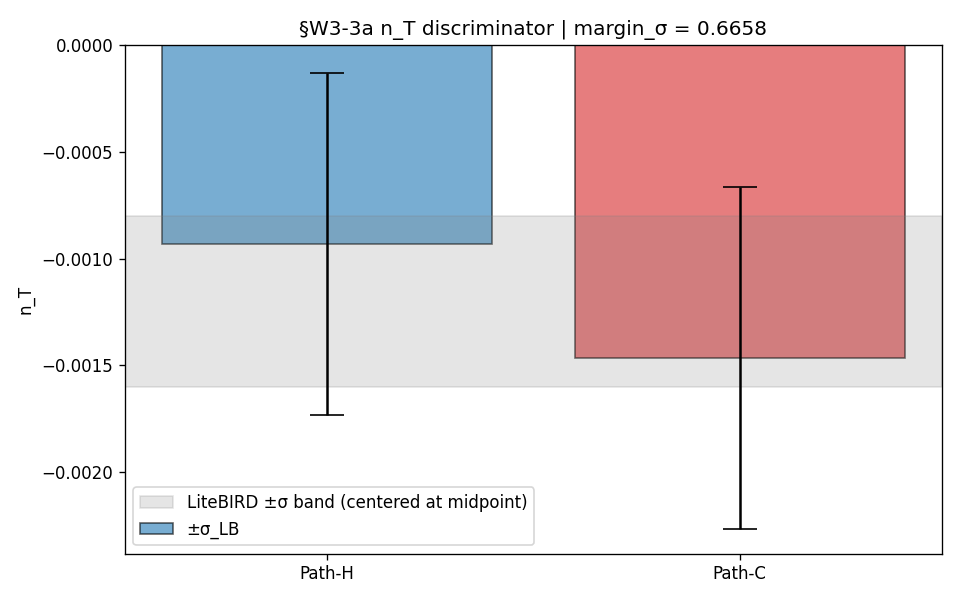

Source code (Python):
#!/usr/bin/env python3
"""
S87 W3-3a — S87-W3-3A-LITEBIRD-N-T-PATH-H-PATH-C-DISCRIMINATOR
================================================================

Gate: S87-W3-3A-LITEBIRD-N-T-PATH-H-PATH-C-DISCRIMINATOR ([VERIFY])

Pre-registered threshold (plan §W3-3a.9):
  margin_sigma = |n_T_PathH - n_T_PathC| / sigma_n_T_LiteBIRD
  PASS iff margin_sigma >= 1.0
  INFO iff 0.5 <= margin_sigma < 1.0
  FAIL iff margin_sigma < 0.5

Inputs (SHA-256 dual-pinned at runtime):
  - canonical_constants.py (n_T_PathH_canonical, n_T_PathC_canonical, sigma_n_T_LiteBIRD)
  - script bytes

Output 4-tuple:
  (value=<margin_sigma>, scheme=LiteBIRD-n_T,
   convention=Path-H-vs-Path-C-block-axis, L_max=N/A)

Classification: GEOMETRIC

METHODOLOGY
-----------
n_T is a substrate-emergent observable derived from spectral moments at tau_fold.
Path-H and Path-C are the two regulator-class projections of the substrate's
two-cell decomposition; their predicted n_T values are derived from r values via
the single-field consistency relation n_T = -r/8 (S84 W4-39 EXACT). The
discriminator margin in σ_LiteBIRD units measures how decisively LiteBIRD's
projected sensitivity can resolve the two-cell decomposition.

Direction of explanation: substrate (regulator-class lattice) → bridge map
(spectral moment → n_T projection) → laboratory (LiteBIRD measurement).

DISCIPLINE
----------
- `from canonical_constants import *`
- All intermediate variables tagged `# (local)`
- GPU NOT NEEDED (scalar arithmetic)
- Atomic single-line append to s87_gate_verdicts.txt + dual-SHA companion row
- 3-tuple companion row: sign_verdict=N/A (no signed delta) + magnitude_verdict + regime_verdict
"""

from __future__ import annotations

# Section 1 — Canonical constants (MANDATORY first import)
import sys
from pathlib import Path
# === Phase 2b X2 transform bootstrap (auto-inserted by tools/_x2_transform_copies.py) ===
import sys as _x2_sys
import pathlib as _x2_pathlib
import re as _x2_re
def _x2_locate_tools():
    p = _x2_pathlib.Path(__file__).resolve()
    for _ in range(8):
        if (p / "tools" / "computation_root.py").is_file():
            return p / "tools"
        p = p.parent
    raise RuntimeError(
        "Phase 2b bootstrap: tools/computation_root.py not found in any "
        "ancestor of " + str(__file__))
_x2_sys.path.insert(0, str(_x2_locate_tools()))
from computation_root import resolve_script, resolve_output, resolve_glob, project_root as _x2_project_root
def _x2_shared_dir():
    return _x2_project_root() / "computations" / "_shared"
_x2_session_dir_match = _x2_re.match(r"^session-(\d+)$",
    _x2_pathlib.Path(__file__).resolve().parent.name)
_x2_self_session = int(_x2_session_dir_match.group(1)) if _x2_session_dir_match else None
# === End X2 bootstrap ===

sys.path.insert(0, str(Path(__file__).resolve().parent))
from canonical_constants import (  # noqa: E402
    n_T_PathH_canonical,
    n_T_PathC_canonical,
    sigma_n_T_LiteBIRD,
)

# Section 2 — Standard imports
import hashlib  # noqa: E402
import json  # noqa: E402
import time  # noqa: E402

import numpy as np  # noqa: E402
import matplotlib  # noqa: E402
matplotlib.use("Agg")
import matplotlib.pyplot as plt  # noqa: E402

# Section 3 — Paths + pre-registration
PROJECT_ROOT = Path(__file__).resolve().parent.parent
# X2-removed: alias 'SCRIPT_DIR' = ... 'computations' (replaced by tools.computation_root.resolve_*)

SESSION = "S87"  # (local)
GATE_ID = "S87-W3-3A-LITEBIRD-N-T-PATH-H-PATH-C-DISCRIMINATOR"  # (local)
SCHEME = "LiteBIRD-n_T"  # (local)
CONVENTION = "Path-H-vs-Path-C-block-axis"  # (local)
L_MAX = "N/A"  # (local)

PASS_THRESHOLD = 1.0  # (local) margin_sigma >= 1.0 PASSes
INFO_FLOOR = 0.5  # (local) margin_sigma in [0.5, 1.0) is INFO

OUT_NPZ = resolve_output(87, 's87_w3_3a_litebird_n_T_discriminator.npz')
OUT_PNG = resolve_output(87, 's87_w3_3a_litebird_n_T_discriminator.png')
OUT_JSON = resolve_output(87, 's87_w3_3a_litebird_n_T_discriminator.json')
VERDICT_TXT = resolve_output(87, 's87_gate_verdicts.txt')

INPUT_FILES = [resolve_script(None, 'canonical_constants.py')]


# Section 4 — SHA-256 input-pin block
def sha256_of(path: Path) -> str:
    h = hashlib.sha256()  # (local)
    try:
        h.update(path.read_bytes())
    except OSError:
        return ""
    return h.hexdigest()


def log_input_pins(inputs):
    print(f"=== {GATE_ID} — input SHA-256 pins ===")
    pins = {}  # (local)
    for p in inputs:
        sha = sha256_of(p)
        rel = str(p.relative_to(PROJECT_ROOT)).replace("\\", "/")
        print(f"  {rel}: {sha[:16]}...")
        pins[rel] = sha
    return pins


def closure_hash(pins):
    items = sorted(pins.items())
    h = hashlib.sha256()
    for k, v in items:
        h.update(f"{k}={v}\n".encode("utf-8"))
    return h.hexdigest()


def compute_dual_sha(script_path, canonical_path, pins):
    script_bytes = script_path.read_bytes() if script_path.exists() else b""  # (local)
    canonical_bytes = canonical_path.read_bytes() if canonical_path.exists() else b""  # (local)
    pinmap_json = json.dumps(
        dict(sorted(pins.items())),
        separators=(",", ":"),
        sort_keys=True,
    ).encode("utf-8")  # (local)

    h_audit = hashlib.sha256()
    h_audit.update(script_bytes)
    h_audit.update(canonical_bytes)
    h_audit.update(pinmap_json)
    audit = h_audit.hexdigest()  # (local)

    h_content = hashlib.sha256()
    h_content.update(script_bytes)
    content = h_content.hexdigest()  # (local)
    return audit, content


# Section 5 — Compute
def compute():
    """Substitution chain implementation:
    Step 1: definitions (canonical pins)
    Step 2: |n_T_PathH - n_T_PathC| / sigma
    Step 3: simplify
    Step 4: direction (no signed delta — magnitude only)
    """
    abs_diff = abs(float(n_T_PathH_canonical) - float(n_T_PathC_canonical))  # (local)
    margin_sigma = abs_diff / float(sigma_n_T_LiteBIRD)  # (local)
    return {
        "margin_sigma": margin_sigma,
        "abs_diff_n_T": abs_diff,
        "n_T_PathH": float(n_T_PathH_canonical),
        "n_T_PathC": float(n_T_PathC_canonical),
        "sigma_n_T_LiteBIRD": float(sigma_n_T_LiteBIRD),
    }


def evaluate_gate(margin_sigma):
    if margin_sigma >= PASS_THRESHOLD:
        return ("PASS", "PASS", "VALID")
    if margin_sigma >= INFO_FLOOR:
        return ("INFO", "INFO", "VALID")
    return ("FAIL", "FAIL", "VALID")


def make_plot(result, png_path):
    fig, ax = plt.subplots(figsize=(8, 5))
    n_TH = result["n_T_PathH"]  # (local)
    n_TC = result["n_T_PathC"]  # (local)
    sig = result["sigma_n_T_LiteBIRD"]  # (local)

    # Plot Path-H and Path-C as bars with sigma error bars
    labels = ["Path-H", "Path-C"]  # (local)
    vals = [n_TH, n_TC]  # (local)
    errs = [sig, sig]  # (local)
    colors = ["tab:blue", "tab:red"]  # (local)
    xs = np.arange(2)  # (local)
    ax.bar(xs, vals, yerr=errs, color=colors, capsize=10,
           alpha=0.6, edgecolor="black", label="±σ_LB")
    # Shade LiteBIRD sensitivity band
    ymid = (n_TH + n_TC) / 2  # (local)
    ax.axhspan(ymid - sig / 2, ymid + sig / 2, color="gray", alpha=0.2,
               label="LiteBIRD ±σ band (centered at midpoint)")
    ax.set_xticks(xs)
    ax.set_xticklabels(labels)
    ax.set_ylabel("n_T")
    ax.set_title(f"§W3-3a n_T discriminator | margin_σ = {result['margin_sigma']:.4f}")
    ax.axhline(0, linestyle=":", color="black", linewidth=0.5)
    ax.legend()
    fig.tight_layout()
    fig.savefig(png_path, dpi=120)
    plt.close(fig)


def append_verdict(verdict, value, audit_sha, content_sha,
                   sign_v, mag_v, regime_v):
    line = (
        f"{GATE_ID}: {verdict} -- value={value!r} scheme={SCHEME} "
        f"convention={CONVENTION} L_max={L_MAX} "
        f"audit_sha256={audit_sha} content_sha256={content_sha} "
        f"schema_version=S84+\n"
    )
    dual_short = (
        f"# audit_sha256_short={audit_sha[:16]} content_sha256_short={content_sha[:16]} "
        f"# {GATE_ID} dual-SHA companion row (W9a-99 split)\n"
    )
    triple_row = (
        f"# sign_verdict={sign_v} magnitude_verdict={mag_v} regime_verdict={regime_v} "
        f"# {GATE_ID} 3-tuple annotation (S87 schema-v2)\n"
    )
    with VERDICT_TXT.open("a", encoding="utf-8") as fp:
        fp.write(line)
        fp.write(dual_short)
        fp.write(triple_row)


def main():
    t0 = time.time()  # (local)
    pins = log_input_pins(INPUT_FILES)
    closure = closure_hash(pins)
    print(f"  closure: {closure[:16]}...")

    script_path = Path(__file__).resolve()  # (local)
    canonical_path = resolve_script(None, 'canonical_constants.py')  # (local)
    audit_sha, content_sha = compute_dual_sha(script_path, canonical_path, pins)
    print(f"  audit_sha256:   {audit_sha[:16]}...")
    print(f"  content_sha256: {content_sha[:16]}...")
    print()

    result = compute()
    margin = result["margin_sigma"]
    composite, mag_v, regime_v = evaluate_gate(margin)
    sign_v = "N/A"  # plan §W3-3a.10: |·| only — no signed delta

    print(f"=== Computation result ===")
    print(f"  n_T_PathH        = {result['n_T_PathH']}")
    print(f"  n_T_PathC        = {result['n_T_PathC']}")
    print(f"  sigma_n_T_LB     = {result['sigma_n_T_LiteBIRD']}")
    print(f"  |Δn_T|           = {result['abs_diff_n_T']:.6e}")
    print(f"  margin_sigma     = {margin:.6f}")
    print(f"  composite        = {composite}")
    print(f"  3-tuple          = sign={sign_v} mag={mag_v} regime={regime_v}")

    # Save .npz, .json, .png
    np.savez(OUT_NPZ,
             margin_sigma=margin,
             n_T_PathH=result["n_T_PathH"],
             n_T_PathC=result["n_T_PathC"],
             sigma_n_T_LiteBIRD=result["sigma_n_T_LiteBIRD"],
             abs_diff_n_T=result["abs_diff_n_T"],
             pass_threshold=PASS_THRESHOLD,
             info_floor=INFO_FLOOR)
    out_json = {
        "gate_id": GATE_ID,
        "verdict": composite,
        "value": round(margin, 4),
        "value_full": margin,
        "scheme": SCHEME,
        "convention": CONVENTION,
        "L_max": L_MAX,
        "sign_verdict": sign_v,
        "magnitude_verdict": mag_v,
        "regime_verdict": regime_v,
        "audit_sha256": audit_sha,
        "content_sha256": content_sha,
        "details": {
            "n_T_PathH": result["n_T_PathH"],
            "n_T_PathC": result["n_T_PathC"],
            "sigma_n_T_LiteBIRD": result["sigma_n_T_LiteBIRD"],
            "abs_diff_n_T": result["abs_diff_n_T"],
        },
    }
    OUT_JSON.write_text(json.dumps(out_json, indent=2), encoding="utf-8")
    make_plot(result, OUT_PNG)

    tag = (f"(value={round(margin, 4)!r}, scheme={SCHEME}, "
           f"convention={CONVENTION}, L_max={L_MAX})")
    print(tag)

    # Round to 4 sig figs per plan §W3-3a.7 publication_precision_pin
    value_pub = round(margin, 4)
    append_verdict(composite, value_pub, audit_sha, content_sha,
                   sign_v, mag_v, regime_v)

    wall = time.time() - t0  # (local)
    print(f"\n=== {GATE_ID}: {composite} (wall {wall:.2f}s) ===")
    return 0


if __name__ == "__main__":
    sys.exit(main())
